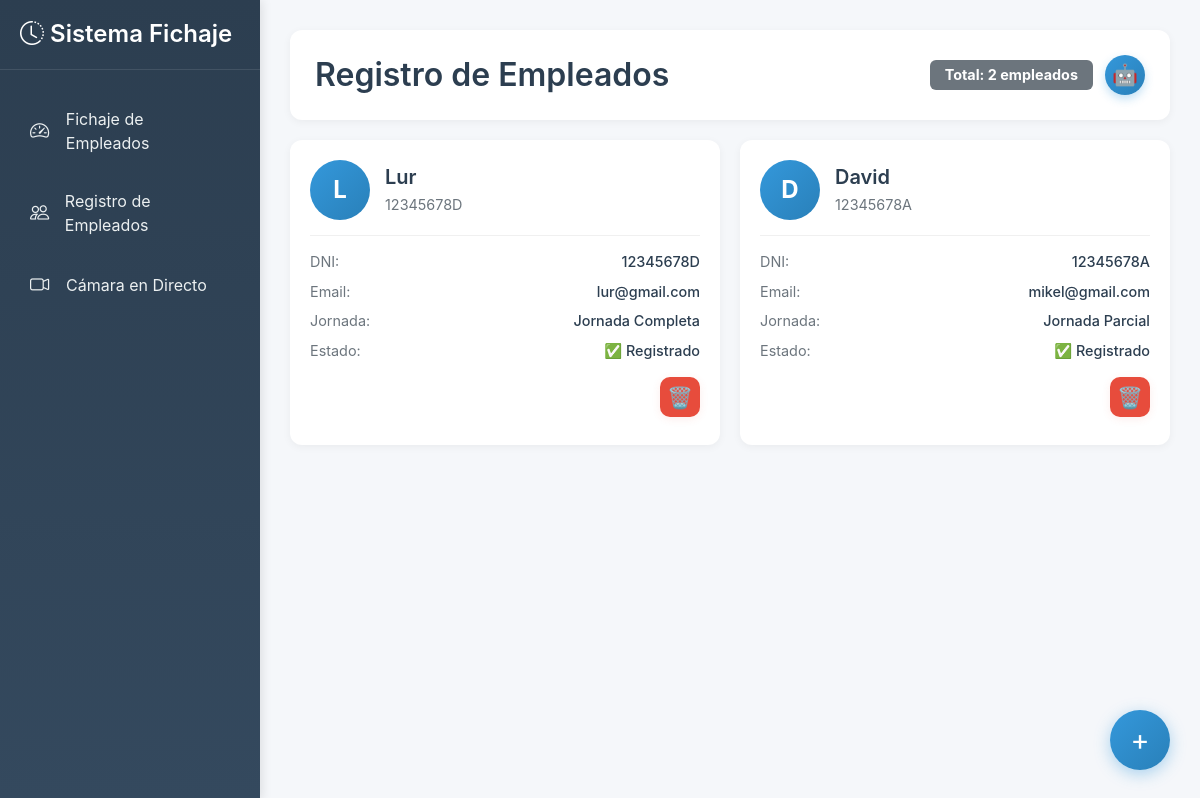
The page /registro_empleados on the database as committed earlier.
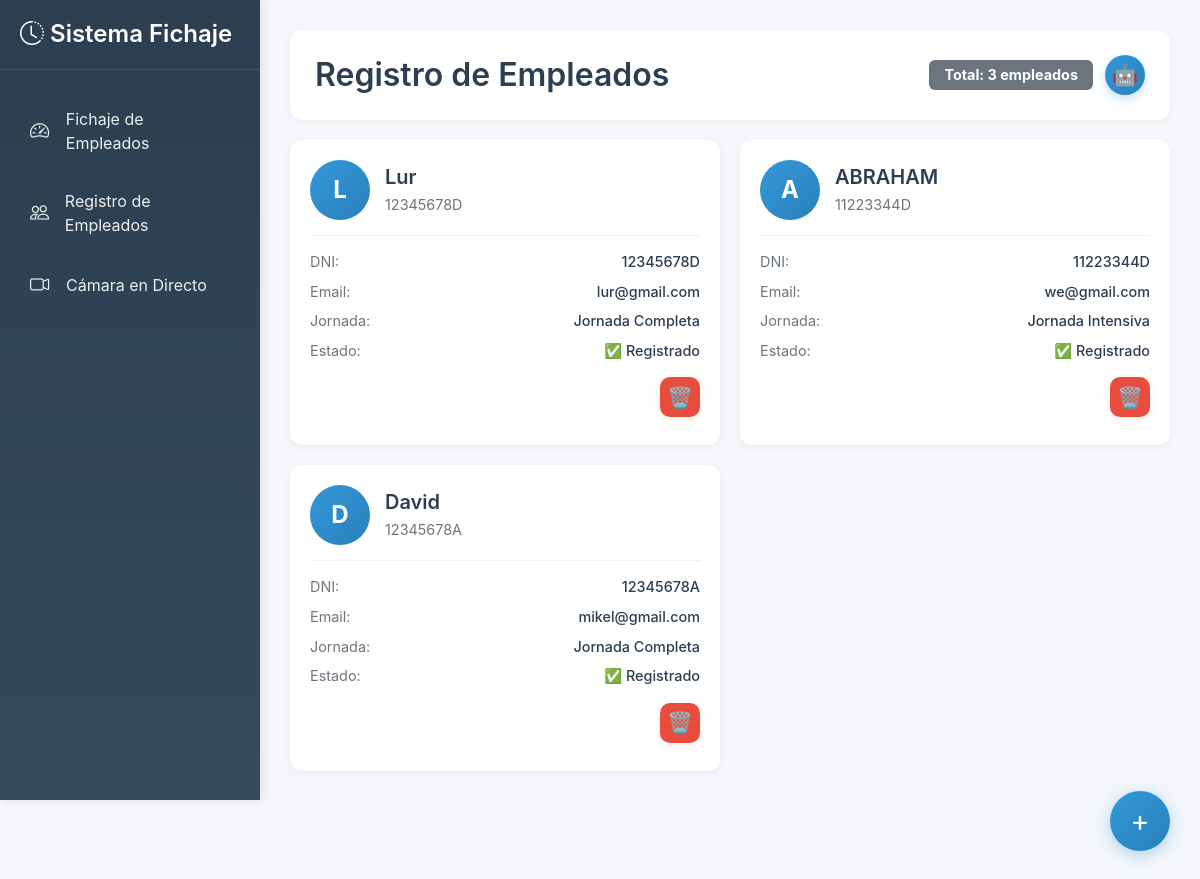
The same page on the database as committed later.
### core/bd/bd_create.py (models this page shows, shortened)
class Empleado(db.Model):
    __tablename__ = "empleados"
    dni = db.Column(db.String(9), primary_key=True)
    nombre = db.Column(db.String(100), nullable=False)
    email = db.Column(db.String(120), unique=True, nullable=False)
    jornada = db.Column(db.Integer, nullable=False)  # Horas de jornada (4, 6, 8)
    minutos_trabajados = db.Column(db.Integer, default=0)  # Total acumulado en minutos
    estado = db.Column(db.String(20), default='out')  # 'out', 'working', 'completado'
    path_image = db.Column(db.String, nullable=False)
    hora_entrada = db.Column(db.DateTime, nullable=True)  # Timestamp de entrada
    minutos_sesion_actual = db.Column(db.Integer, default=0)  # Minutos de la sesión actual

### web/routes/main_routes.py (the view)
@main_bp.route('/registro_empleados')
def registro_empleados():
    return render_template('registro_empleados.html', employees=obtener_empleados_lista())

### core/bd/bd_functions.py (called while the page is built)
def obtener_empleados_lista():
    engine = create_engine(Config.SQLALCHEMY_DATABASE_URI)
    Session = sessionmaker(bind=engine)
    session = Session()
    try:
        empleados = session.query(Empleado).all()
        return empleados
    except Exception as e:
        print(f"Error al obtener empleados: {e}")
        return []
    finally:
        session.close()

### templates/registro_empleados.html (shortened to what this page needs)
{% extends "base.html" %}
{% block content %}
<div class="header-section">
    <h2>Registro de Empleados</h2>
    <div class="header-buttons">
        <span class="badge bg-secondary" style="padding: 8px 15px; font-size: 0.9rem;">
            Total: {{ employees|length if employees else 0 }} empleados
        </span>
        <button class="entrenar-modelo-btn" onclick="entrenarModelo()">🤖</button>
    </div>
</div>
<div class="employees-grid">
    {% if employees %}
        {% for employee in employees %}
        <div class="employee-card">
            <div class="employee-card-header">
                <div class="employee-card-avatar">
                    {{ employee.nombre[0]|upper }}{{ employee.nombre.split()[1][0]|upper if employee.nombre.split()|length > 1 else '' }}
                </div>
                <div class="employee-card-info">
                    <h5>{{ employee.nombre }}</h5>
                    <p>{{ employee.dni }}</p>
                </div>
            </div>
            <div class="employee-card-details">
                <div class="detail-row">
                    <span class="detail-label">DNI:</span>
                    <span class="detail-value">{{ employee.dni }}</span>
                </div>
                <div class="detail-row">
                    <span class="detail-label">Email:</span>
                    <span class="detail-value">{{ employee.email }}</span>
                </div>
                <div class="detail-row">
                    <span class="detail-label">Jornada:</span>
                    <span class="detail-value">
                        {% if employee.jornada == 8 %}Jornada Completa{% elif employee.jornada == 4 %}Jornada Parcial{% elif employee.jornada == 6 %}Jornada Intensiva{% else %}{{ employee.jornada }}{% endif %}
                    </span>
                </div>
                <div class="detail-row">
                    <span class="detail-label">Estado:</span>
                    <span class="detail-value">✅ Registrado</span>
                </div>
                <div class="detail-row" style="justify-content: flex-end;">
                    <button class="delete-employee-btn" title="Eliminar empleado" onclick="deleteEmployee('{{ employee.dni }}')">
                        🗑️
                    </button>
                </div>
            </div>
        </div>
        {% endfor %}
    {% endif %}
</div>
<button class="add-employee-btn" onclick="openModal()">+</button>
{% endblock %}

### templates/base.html (shortened to what this page needs)
<!DOCTYPE html>
<html lang="es">
<head>
    <link href="https://cdn.jsdelivr.net/npm/bootstrap@5.3.0/dist/css/bootstrap.min.css" rel="stylesheet">
    <link rel="stylesheet" href="https://cdn.jsdelivr.net/npm/bootstrap-icons@1.11.0/font/bootstrap-icons.css">
</head>
<body>
    <div class="sidebar" id="sidebar">
        <div class="sidebar-header">
            <h4><i class="bi bi-clock-history"></i> Sistema Fichaje</h4>
        </div>
        <nav class="nav flex-column">
            <div class="nav-item">
                <a href="{{ url_for('main.dashboard') }}" class="nav-link {% if request.endpoint == 'dashboard' %}active{% endif %}">
                    <i class="bi bi-speedometer2"></i>
                    <span>Fichaje de Empleados</span>
                </a>
            </div>
            <div class="nav-item">
                <a href="{{ url_for('main.registro_empleados') }}" class="nav-link {% if request.endpoint == 'registro_empleados' %}active{% endif %}">
                    <i class="bi bi-people"></i>
                    <span>Registro de Empleados</span>
                </a>
            </div>
            <div class="nav-item">
                <a href="{{ url_for('main.camara') }}" class="nav-link {% if request.endpoint == 'camara_directo' %}active{% endif %}">
                    <i class="bi bi-camera-video"></i>
                    <span>Cámara en Directo</span>
                </a>
            </div>
        </nav>
    </div>
    <div class="main-content">
        {% block content %}{% endblock %}
    </div>
</body>
</html>

### templates/base.html (style rules this page uses)
body { font-family: -apple-system, BlinkMacSystemFont, 'Segoe UI', Roboto, Oxygen, Ubuntu, Cantarell, sans-serif; background-color: #f5f7fa; }
.sidebar { position: fixed; top: 0; left: 0; height: 100vh; width: 260px; background: linear-gradient(180deg, #2c3e50 0%, #34495e 100%); padding: 20px 0; box-shadow: 2px 0 10px rgba(0,0,0,0.1); z-index: 1000; transition: transform 0.3s ease; }
.sidebar-header { padding: 0 20px 20px; border-bottom: 1px solid rgba(255,255,255,0.1); margin-bottom: 20px; }
.sidebar-header h4 { color: #fff; font-weight: 600; margin: 0; }
.nav-item { margin: 5px 15px; }
.nav-link { color: #ecf0f1; padding: 12px 15px; border-radius: 8px; display: flex; align-items: center; transition: all 0.3s; text-decoration: none; }
.nav-link i { margin-right: 12px; font-size: 1.2rem; width: 24px; }
.main-content { margin-left: 260px; padding: 30px; min-height: 100vh; }

### templates/registro_empleados.html (style rules this page uses)
.delete-employee-btn { background: #e74c3c; border: none; color: white; font-size: 1.3rem; border-radius: 10px; width: 40px; height: 40px; display: flex; align-items: center; justify-content: center; box-shadow: 0 2px 8px rgba(231,76,60,0.10); transition: transform 0.18s, box-shadow 0.18s; cursor: pointer; margin-top: 8px; }
.header-section { background: white; padding: 25px; border-radius: 12px; box-shadow: 0 2px 8px rgba(0,0,0,0.05); margin-bottom: 30px; display: flex; justify-content: space-between; align-items: center; }
.header-section h2 { margin: 0; color: #2c3e50; font-weight: 600; }
.employees-grid { display: grid; grid-template-columns: repeat(auto-fill, minmax(300px, 1fr)); gap: 20px; margin-bottom: 80px; }
.employee-card { background: white; border-radius: 12px; box-shadow: 0 2px 8px rgba(0,0,0,0.05); padding: 20px; transition: transform 0.2s, box-shadow 0.2s; cursor: pointer; }
.employee-card-header { display: flex; align-items: center; gap: 15px; margin-bottom: 15px; }
.employee-card-avatar { width: 60px; height: 60px; border-radius: 50%; background: linear-gradient(135deg, #3498db 0%, #2980b9 100%); color: white; display: flex; align-items: center; justify-content: center; font-size: 1.5rem; font-weight: bold; }
.employee-card-info h5 { margin: 0; color: #2c3e50; font-weight: 600; }
.employee-card-info p { margin: 5px 0 0; color: #6c757d; font-size: 0.9rem; }
.employee-card-details { border-top: 1px solid #f0f0f0; padding-top: 15px; }
.detail-row { display: flex; justify-content: space-between; margin-bottom: 8px; font-size: 0.9rem; }
.detail-label { color: #6c757d; }
.detail-value { color: #2c3e50; font-weight: 500; }
.add-employee-btn { position: fixed; bottom: 30px; right: 30px; width: 60px; height: 60px; border-radius: 50%; background: linear-gradient(135deg, #3498db 0%, #2980b9 100%); color: white; border: none; box-shadow: 0 4px 16px rgba(52,152,219,0.4); font-size: 1.8rem; display: flex; align-items: center; justify-content: center; cursor: pointer; transition: transform 0.2s, box-shadow 0.2s; z-index: 999; }
.header-section { display: flex; justify-content: space-between; align-items: center; margin-bottom: 20px; }
.header-buttons { display: flex; align-items: center; gap: 12px; }
.entrenar-modelo-btn { width: 40px; height: 40px; border-radius: 50%; background: linear-gradient(135deg, #3498db 0%, #2980b9 100%); color: white; border: none; font-size: 1.3rem; display: flex; justify-content: center; align-items: center; cursor: pointer; box-shadow: 0 4px 10px rgba(52,152,219,0.3); transition: transform 0.2s ease; }

Rows that differ between the two databases and show on the page:
added Empleado: nombre "A", nombre "ABRAHAM", dni "11223344D", email "we@gmail.com", jornada "Jornada Intensiva"
changed Empleado "David": jornada "Jornada Parcial" → "Jornada Completa"
Other text that changed with them:
{{ employees|length if employees else 0 }}: "2" → "3"
